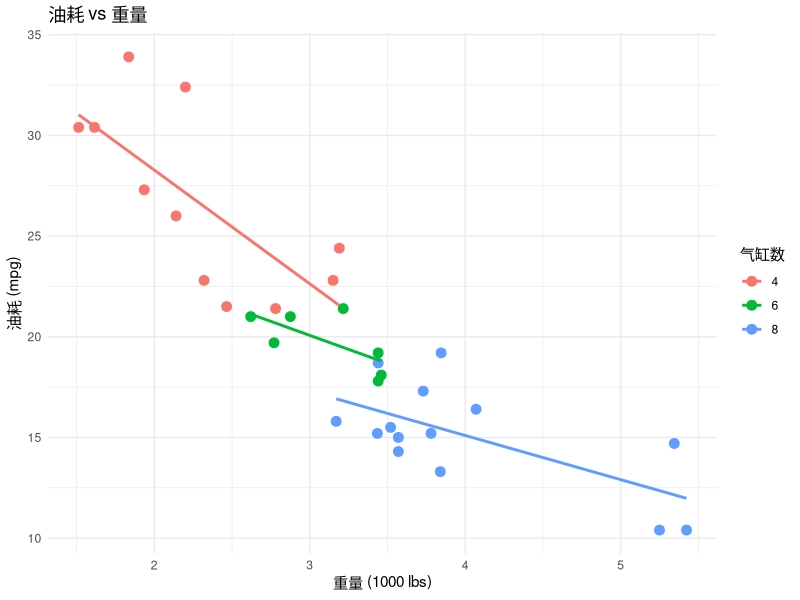

Write the R code that produced this figure.
## ---- chunk 1
knitr::opts_chunk$set(
    echo = TRUE,
    warning = FALSE,
    message = FALSE,
    fig.width = 8,
    fig.height = 5,
    fig.retina = 2,
    out.width = "100%",
    dpi = 150
)
## ---- chunk 2
library(tidyverse)

# 示例数据
data(mtcars)
df_r <- as_tibble(mtcars, rownames = "car")
head(df_r, 3)
## ---- chunk 3
# 单条件筛选
df_r %>% filter(mpg > 25)

# 多条件筛选 (AND)
df_r %>% filter(mpg > 20, cyl == 4)

# 多条件筛选 (OR)
df_r %>% filter(mpg > 30 | hp > 200)

# 使用 %in%
df_r %>% filter(cyl %in% c(4, 6))
## ---- chunk 4
# 选择特定列
df_r %>% select(car, mpg, hp)

# 排除列
df_r %>% select(-vs, -am)

# 选择范围
df_r %>% select(mpg:hp)

# 辅助函数
df_r %>% select(starts_with("c"))     # 以c开头
df_r %>% select(ends_with("p"))       # 以p结尾
df_r %>% select(contains("ar"))       # 包含ar
df_r %>% select(where(is.numeric))    # 数值型列
## ---- chunk 5
# 升序排序
df_r %>% arrange(mpg)

# 降序排序
df_r %>% arrange(desc(mpg))

# 多列排序
df_r %>% arrange(cyl, desc(mpg))
## ---- chunk 6
# 创建新列
df_r %>% 
  mutate(
    kpl = mpg * 0.425,          # 英里转公里
    hp_per_cyl = hp / cyl,      # 每缸马力
    efficiency = ifelse(mpg > 20, "high", "low")
  )

# 修改现有列
df_r %>% 
  mutate(
    mpg = round(mpg, 1),
    hp = as.integer(hp)
  )
## ---- chunk 7
# 重命名列
df_r %>% 
  rename(
    miles_per_gallon = mpg,
    horsepower = hp
  )
## ---- chunk 8
# 分组汇总
df_r %>% 
  group_by(cyl) %>% 
  summarise(
    n = n(),                    # 计数
    mean_mpg = mean(mpg),       # 均值
    sd_mpg = sd(mpg),           # 标准差
    median_hp = median(hp)      # 中位数
  )

# 多列分组
df_r %>% 
  group_by(cyl, gear) %>% 
  summarise(
    avg_mpg = mean(mpg),
    .groups = "drop"            # 取消分组
  )
## ---- chunk 9
# 分组后创建新列
df_r %>% 
  group_by(cyl) %>% 
  mutate(
    mean_mpg = mean(mpg),       # 组内均值
    mpg_diff = mpg - mean_mpg   # 偏差
  ) %>% 
  ungroup()
## ---- chunk 10
# 创建示例数据
df1_r <- tibble(
  id = 1:3,
  name = c("Alice", "Bob", "Charlie")
)

df2_r <- tibble(
  id = 2:4,
  score = c(85, 90, 95)
)

# 左连接
left_join(df1_r, df2_r, by = "id")

# 右连接
right_join(df1_r, df2_r, by = "id")

# 内连接
inner_join(df1_r, df2_r, by = "id")

# 全连接
full_join(df1_r, df2_r, by = "id")
## ---- chunk 11
# 纵向拼接
df_a <- tibble(x = 1:3, y = c("a", "b", "c"))
df_b <- tibble(x = 4:6, y = c("d", "e", "f"))

bind_rows(df_a, df_b)
## ---- chunk 12
# 宽转长
wide_r <- tibble(
  id = 1:3,
  y2020 = c(10, 20, 30),
  y2021 = c(15, 25, 35)
)

long_r <- wide_r %>% 
  pivot_longer(
    cols = starts_with("y"),
    names_to = "year",
    values_to = "value"
  )

long_r

# 长转宽
long_r %>% 
  pivot_wider(
    names_from = year,
    values_from = value
  )
## ---- chunk 13
# 创建含缺失值的数据
df_na_r <- tibble(
  x = c(1, 2, NA, 4),
  y = c("a", NA, "c", "d")
)

# 检测缺失值
df_na_r %>% 
  summarise(
    x_na = sum(is.na(x)),
    y_na = sum(is.na(y))
  )

# 筛选含缺失值的行
df_na_r %>% filter(is.na(x))

# 删除含缺失值的行
df_na_r %>% drop_na()
## ---- chunk 14
# 用固定值填充
df_na_r %>% 
  mutate(
    x = replace_na(x, 0),
    y = replace_na(y, "missing")
  )

# 用前一个值填充
df_na_r %>% 
  fill(x, .direction = "down")
## ---- chunk 15
df_str_r <- tibble(
  text = c("apple", "banana", "cherry")
)

# 转大写
df_str_r %>% mutate(upper = str_to_upper(text))

# 提取子串
df_str_r %>% mutate(first_3 = str_sub(text, 1, 3))

# 检测模式
df_str_r %>% filter(str_detect(text, "an"))

# 替换
df_str_r %>% mutate(replaced = str_replace(text, "a", "X"))
## ---- chunk 16
library(lubridate)

df_date_r <- tibble(
  date_str = c("2024-01-15", "2024-02-20", "2024-03-25")
)

# 解析日期
df_date_r %>% 
  mutate(
    date = ymd(date_str),         # 解析
    year = year(ymd(date_str)),   # 提取年
    month = month(ymd(date_str)), # 提取月
    day = day(ymd(date_str))      # 提取日
  )
## ---- chunk 17
df_r %>% 
  arrange(mpg) %>% 
  mutate(
    row_num = row_number(),       # 行号
    rank = min_rank(mpg),         # 排名
    lag_mpg = lag(mpg),           # 前一行
    lead_mpg = lead(mpg),         # 后一行
    cumsum_mpg = cumsum(mpg)      # 累计和
  )
## ---- chunk 18
df_r %>% 
  mutate(
    category = case_when(
      mpg > 25 ~ "high",
      mpg > 15 ~ "medium",
      TRUE ~ "low"
    )
  )
## ---- chunk 19
# 链式操作
result_r <- df_r %>% 
  filter(cyl %in% c(4, 6, 8)) %>%     # 筛选
  select(car, mpg, cyl, hp) %>%        # 选择列
  mutate(
    efficiency = mpg / hp,             # 创建新列
    category = ifelse(mpg > 20, "高效", "低效")
  ) %>% 
  group_by(cyl, category) %>%          # 分组
  summarise(
    n = n(),
    avg_mpg = mean(mpg),
    .groups = "drop"
  ) %>% 
  arrange(desc(avg_mpg))               # 排序

result_r
## ---- chunk 20
library(ggplot2)

df_r %>% 
  ggplot(aes(x = wt, y = mpg, color = factor(cyl))) +
  geom_point(size = 3) +
  geom_smooth(method = "lm", se = FALSE) +
  labs(
    title = "油耗 vs 重量",
    x = "重量 (1000 lbs)",
    y = "油耗 (mpg)",
    color = "气缸数"
  ) +
  theme_minimal()
## ---- chunk 21
library(broom)

# 线性回归
model_r <- lm(mpg ~ wt + hp, data = df_r)

# 整理结果
tidy(model_r)
glance(model_r)
## ---- chunk 22
# R的索引从1开始
df_r[1, ]      # 第一行
df_r[, 1]      # 第一列

# 负索引表示排除
df_r[-1, ]     # 排除第一行
## ---- chunk 23
# R默认复制
df_copy_r <- df_r
df_copy_r$new_col <- 1

# df_r 不受影响
"new_col" %in% names(df_r)
